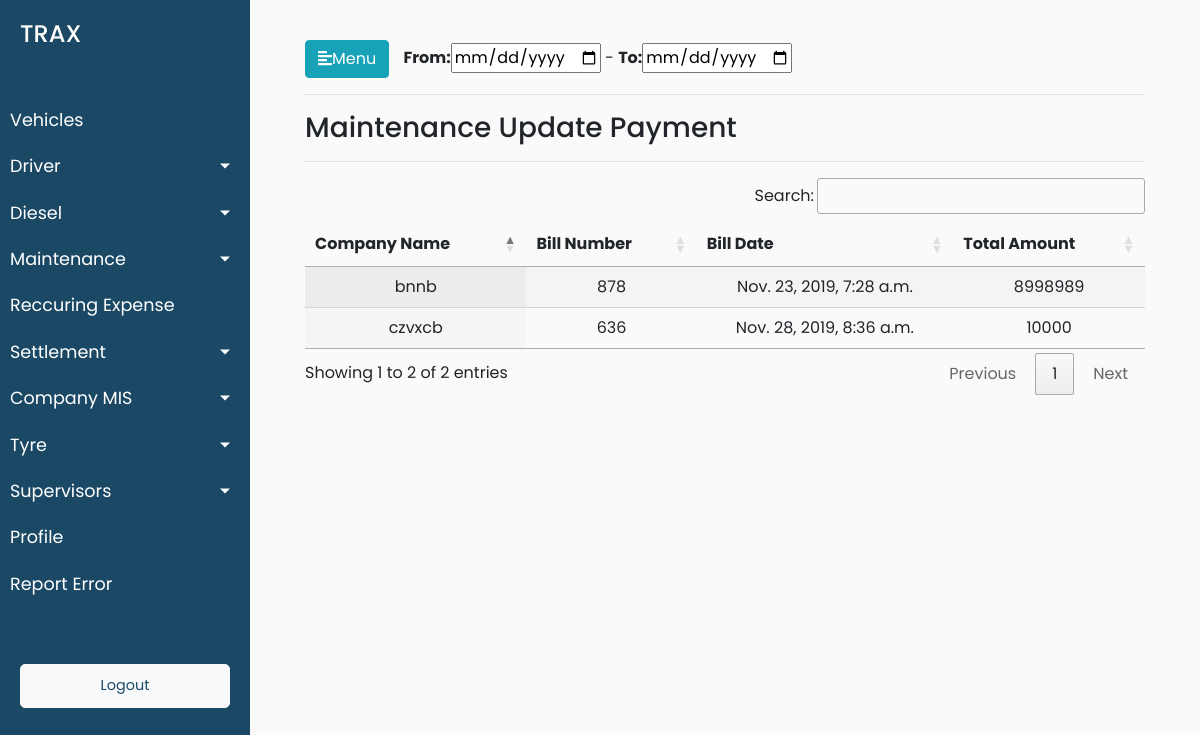
Screenshot of /maintenance/maintenance_update_payment with the database file from the repository.
### trax_vehicle_manager_data/models.py (models this page shows, shortened)
class Expenses(models.Model):
    expense_name = models.CharField(max_length=50)
    expense_id = models.PositiveSmallIntegerField()
    expense_vehicle_id = models.ForeignKey(Vehicles, on_delete = models.CASCADE)

class Maintenance(Expenses):
    YES = 'yes'
    NO = 'no'
    chalak_malak_choices = ((YES,'yes'),(NO,'no'))
    vehicle_number = models.PositiveIntegerField()
    vehicle_detail = models.CharField(max_length=50)
    bill_date = models.DateTimeField(default=timezone.now)
    vehicle_type = models.CharField(max_length=50)
    chalak_malal = models.CharField(choices=chalak_malak_choices,max_length=100)
    company_name = models.CharField(max_length=50)
    odometer_reading = models.PositiveIntegerField()
    bill_number = models.PositiveIntegerField()
    dealer_part_number = models.PositiveIntegerField()
    maintenance_dealer_name = models.CharField(max_length=900)
    particular = models.CharField(max_length=50)
    particular_details = models.CharField(max_length=50)
    quantity = models.PositiveIntegerField()
    rate = models.PositiveIntegerField()
    amount = models.PositiveIntegerField()
    discount = models.PositiveIntegerField()
    tax = models.PositiveIntegerField()
    tds = models.PositiveIntegerField()
    labour_charge = models.PositiveIntegerField()
    total_amount = models.PositiveIntegerField()

### trax_vehicle_manager_data/views.py (the view)
# urls.py: path('maintenance/maintenance_update_payment',views.maintenance_update_payment,name='maintenance_update_payment'),
def maintenance_update_payment(request):
    maintenance_data_objects = Maintenance.objects.all()
    data = {'maintenance_data_objects':maintenance_data_objects}
    return render(request,'trax_vehicle_manager_data/maintenance_update_payment.html',data)

### trax_vehicle_manager_data/templates/trax_vehicle_manager_data/maintenance_update_payment.html (shortened to what this page needs)
{% extends 'trax_vehicle_manager_data/base.html' %}
{% load static %}
{% block stylesheets %}
<link rel="stylesheet" href="//cdn.datatables.net/1.10.19/css/jquery.dataTables.min.css">
{% endblock stylesheets %}
{% block content %}
<span><span id="date"><b>From:</b><input type="date"> - <b>To:</b><input type="date"></span> </span>
<hr>
<h3>Maintenance Update Payment</h3>
<hr>
<div>
{% if maintenance_data_objects %}
    <table id="test_table" class="display" style="width:100%">
        <thead>
            <tr>
                <th>Company Name</th>
                <th>Bill Number</th>
                <th>Bill Date</th>
                <th>Total Amount</th>
            </tr>
        </thead>
        <tbody>
        {% for maintenance_data in maintenance_data_objects %}
            <tr>
                <td>{{maintenance_data.maintenance_dealer_name}}</td>
                <td>{{maintenance_data.bill_number}}</td>
                <td>{{maintenance_data.bill_date}}</td>
                <td>{{maintenance_data.total_amount}}</td>
            </tr>
        {% endfor %}
        </tbody>
    </table>
    {% else %}
    <p class="no-leads text-primary">No data added yet.</p>
    {% endif %}
</div>
{% endblock %}

### trax_vehicle_manager_data/static/trax_vehicle_manager_data/style.css (style rules this page uses)
body { font-family: 'Poppins', sans-serif; background: #fafafa; }
#test_table { text-align: center; }
#date { margin-left: 10px; }
#date>input { width: 150px; }

### rows the page displays
Maintenance: maintenance_dealer_name "bnnb", bill_number "878", bill_date "Nov. 23, 2019, 7:28 a.m.", total_amount "8998989"
Maintenance: maintenance_dealer_name "czvxcb", bill_number "636", bill_date "Nov. 28, 2019, 8:36 a.m.", total_amount "10000"
